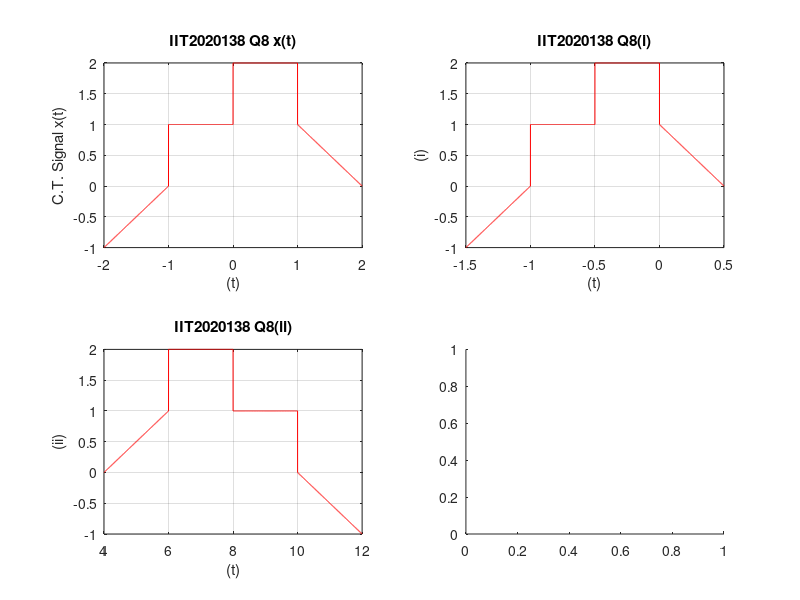

Here is the MATLAB script that generated this plot: (Note: this script raises an error after producing the figure.)
% ADITI - IIT2020138 - Q8

t=-2:0.0005:2;
d1=t>=-2;
d2=t>=-1;
d3=t>=0;
d4=t>=1;
d5=t>=2;

u1=t+1;
u2=2-t;
xt=u1.*(d1-d2)+(d2-d3)+2*(d3-d4)+u2.*(d4-d5);

subplot(2,2,1);
plot(t,xt,'r');
grid on;
title('IIT2020138 Q8 x(t)');
xlabel('(t)');
ylabel('C.T. Signal x(t)');

subplot(2,2,2);
plot((t-1)/2,xt,'r');
grid on;
title('IIT2020138 Q8(i)');
xlabel('(t)');
ylabel('(i)');

subplot(2,2,3);
plot(2*(-t+4),xt,'r');
grid on;
title('IIT2020138 Q8(ii)');
xlabel('(t)');
ylabel('(ii)');

subplot(2,2,4);
yt = xt.*(dirac(t-3/2)-dirac(-t-3/2));
idx = yt == inf;
yt(idx) = 1/2;
plot(t,yt,'r');
grid on;
title('IIT2020138 Q8(iii)');
xlabel('(t)');
ylabel('(iii)');